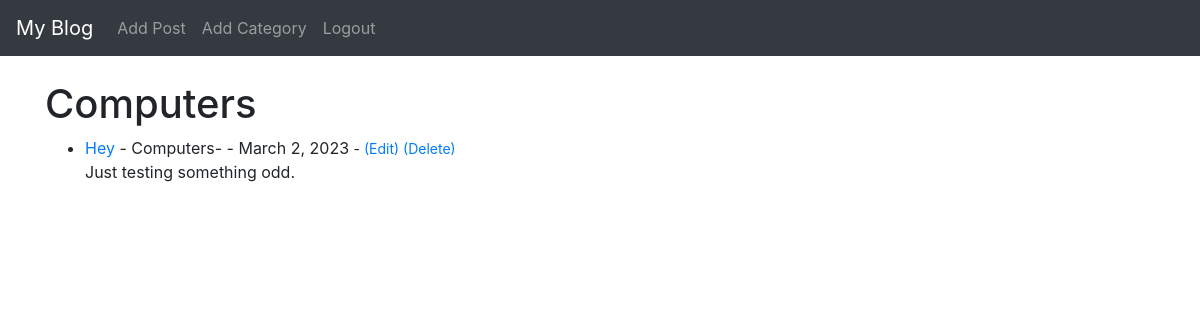
Screenshot of /category/Computers/ (signed in) with the database file from the repository.
### sakurablog/models.py (models this page shows, shortened)
class Post(models.Model):
    title = models.CharField(max_length=255)
    title_tag = models.CharField(max_length=255)
    author = models.ForeignKey(User,on_delete=models.CASCADE)
    body = models.TextField()
    post_date = models.DateField(auto_now_add=True)
    category = models.CharField(max_length=255, default='coding')

### sakurablog/views.py (the view)
# urls.py: path('category/<str:cats>/',CategoryView, name='category'),
def CategoryView(request, cats):
    category_posts = Post.objects.filter(category=cats)
    return render(request, 'categories.html',{'cats':cats.title(), 'category_posts':category_posts})

### sakurablog/templates/categories.html
  {% extends 'base.html' %}
  {% block content %}
{% if category_posts %}
  <h1>{{ cats }}</h1>
  <ul>
   {% for post in category_posts %}
   <li><a href="{% url 'article-detail' post.pk %}">{{ post.title}}</a> - {{ post.category }}-{{post.author.first_name}} {{ post.author.last_name}} - {{ post.post_date }} <small>
        {% if user.is_authenticated %}
                - <a href="{% url 'update_post' post.pk %}">(Edit)</a> <a href="{% url 'delete_post' post.pk %}">(Delete)</a>
        {% endif %}
        </small><br/>
  {{ post.body|slice:":200"|safe }}</li>
   {% endfor %}
  </ul>
{% else %}
  Sorry, this page does not exist!!!
{% endif %}
  {% endblock %}

### rows the page displays
Post: category "Computers", title "Hey", post_date "March 2, 2023", body "Just testing something odd."
